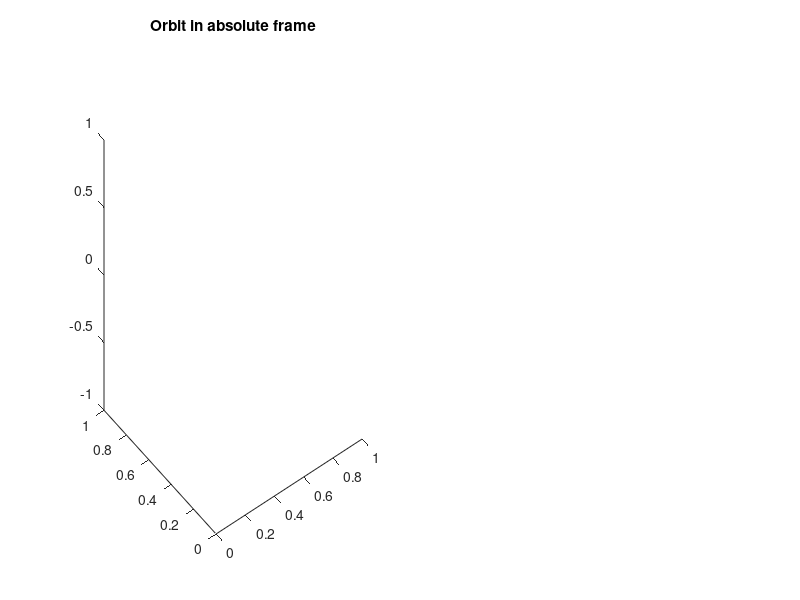

Source code (MATLAB): (Note: this script raises an error after producing the figure.)
clear all
close all
f1 = figure;
f2 = figure;
% Invariants should be :
% E/K^2 = const.
% Ka = const.
% (K/av)^2
% Generate axes


% Initial conditions

position1 = [0,0,0];
velocity1 = [0,0,0];
accel1 = [0,0,0];
mass1 = 4.1*10^6;
timestep = 0.00001;   % ~~~~~~~~~~~~~~~~~~~~Timestep
timer = 0;

position2 = [0.1,0,0];
velocity2 = [0,10,0];
accel2 = [0,0,0];
mass2 = 100;

g = 0.00000430091;
looper1 = 0;
distchecksmall = -1;
distcheckbig = 9999999999;

alpha = 100;
rho = 0.1;
eps = 0.1;
cs = 30;
v = 0;
mu = g*(mass1+mass2);
sigma = 6.9868*10^(-39);
%sigma = 6.524*10^(-29);


dist0 = norm(position2 - position1);

angular0 = norm(cross(position2-position1,velocity2-velocity1));
spe0 = ((norm(velocity2-velocity1)^2)/2) - (mu/dist0);

p0 = norm(angular0)^2/mu;
%e0 = sqrt(1+2*((spe0*norm(angular0)^2)/(mu^2)));

i10 = norm(angular0*mass2);
i20 = -i10 + (g*mass1*mass2)*sqrt(mass2/(2*abs(spe0)));
e0 = sqrt(1-(i20/(i10+i20))^2);


p = p0
e = 0.4309




figure(f1); %~~~~~~~~~~~~~~~~~~~~~~~~~~~~~~ main plot
subplot(1,2,1);
view(3);
title('Orbit in absolute frame')
h2 = animatedline('Color',[0.7 0 0]);
h1 = animatedline('Color',[0 .7 .7]);
an = animatedline('Color',[0 .7 .7]);
%pbaspect([1,1,1]);
grid on;

subplot(1,2,2);
title('Orbit relative to central body')
h3 = animatedline('Color',[0.7 0 0]);
h4 = animatedline('Color',[0 .7 .7]);
%axis([-3,10,-5,8,])
pbaspect([1,1,1]);
grid on;





figure(f2); %~~~~~~~~~~~~~~~~~~~~~~~~~~~~~~~~~ graphs

title('Eccentricity direction')
edir = animatedline('Color',[0 0 0.9]);
xlabel('Time (Gyr)')

% Loop for this long
for k = 1:10/timestep
    
    
    % Integrate for motion
    
    if looper1 == 0
        direction = (position2-position1);
        dist = norm(direction);
        accel1 = g*mass2*direction/(dist^3);   
        accel2 = -g*mass1*direction/(dist^3); 
        
        
        
        
        velocity1 = velocity1 + accel1*timestep;
        velocity2 = velocity2 + accel2*timestep;
        position1 = position1 + velocity1*timestep;
        position2 = position2 + velocity2*timestep;
        
        position1old = position1;
        position2old = position2;
        velocity1old = velocity1;
        velocity2old = velocity2;
        
        
        looper1 = looper1 + 1;
    end
    if looper1 > 0
        
        velocityhalf1 = velocity1old + accel1*timestep/2;
        velocityhalf2 = velocity2old + accel2*timestep/2;
       
        position2 = position2old + velocityhalf2*timestep;
        position1 = position1old + velocityhalf1*timestep;
       
        
        macc = alpha*4*pi*(g^2)*(mass1^2)*rho/((cs^2)^(3/2));
        
        medd = (4*pi*g*mass1*mass2)/(0.1*299792*sigma);
        
        %~~~~~~~~~~~~~~~~~~~~~~~~~~~~~~~~~~~~~~~~~~~~~~~~~~~~~~~~~~~~~~~~~~~~~~~~~~~~~~~~~~~~~~~~~~~~~~~~~~~~~
       % mass1 = mass1 + macc*(1-eps)*timestep;%*timestep????
       % mass1 = mass1*(1-0.002*timestep/0.0276);
        if mass1 <= 0
            mass1 = 0
        end
        
        direction = (position2-position1);
        dist = norm(direction);
        accel1 = g*mass2*direction/(dist^3);   
        accel2 = -g*mass1*direction/(dist^3); 
        
        
        velocity1 = velocityhalf1 + accel1*timestep/2;      
        velocity2 = velocityhalf2 + accel2*timestep/2;
        
        position1old = position1;
        position2old = position2;
        velocity1old = velocity1;
        velocity2old = velocity2;
    end
    
    

    addpoints(h2,position2(1),position2(2),position2(3))
    addpoints(h1,position1(1),position1(2),position1(3))
    
    addpoints(h4,position2(1)-position1(1),position2(2)-position1(2),position2(3)-position1(3))
    addpoints(h3,0,0,0)
    
    
    
    
    % Energy graphs
    %ke = ((0.5*mass2*norm(velocity2-velocity1)^2)-ke0)/ke0;
    %gpe = -((-g*mass2*mass1/dist)-gpe0)/gpe0;
    %etot = ((ke + gpe)-etot0)/etot0;
    ke = 0.5*mass2*norm(velocity2-velocity1)^2;
    gpe = -g*mass2*mass1/dist;
    etot = ke + gpe;
    
    
    ek2lol = etot/(mass1^2); %gradient -4*10^(-18)*
    
    mu = g*(mass1+mass2);
    
    % Eccentricity and semilatus rectum~~~~~~~~~~~~~~~~~~~~~~~~~~~~~~~~~~~~~~~~~~~~~~~~~~~~
    r = direction;
    velovec = velocity2 - velocity1;
    h = cross(r,velovec);
    angmom = norm(cross(r,velovec));
    evec = (cross(velovec,h)/mu)-(r/norm(r));
    ecomp = evec(1)+j*evec(2);
    eangle = angle(ecomp);
    if eangle < 0
        eangle = eangle + 2*pi;
    end
    
    ree = norm(evec);
    angular = (angmom-angular0)/angular0;
   
    %addpoints(energyerror,timer,angular)
    addpoints(edir,timer,eangle)
    
    
  
   
    
    timer = timer + timestep;
    drawnow limitrate

end
